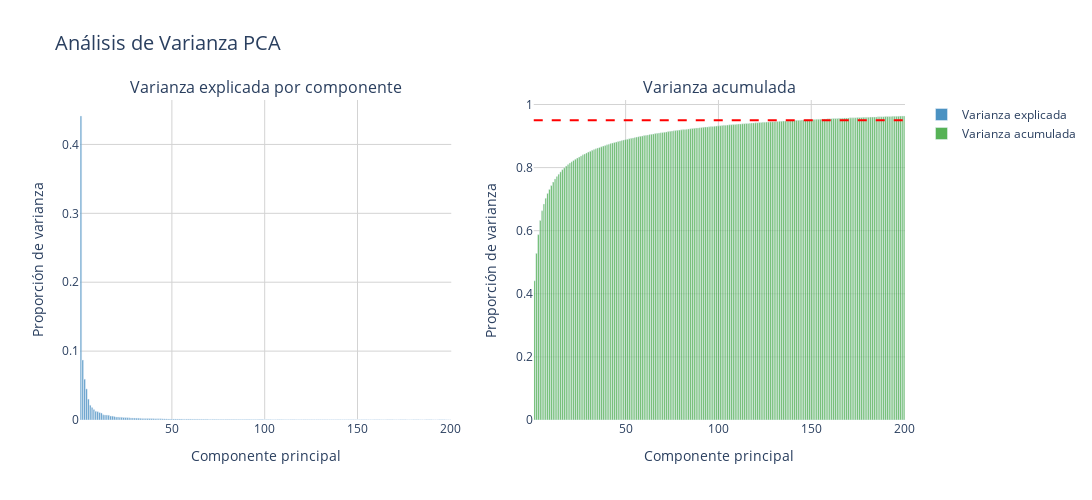

Notebook code cell kept with this figure:
### Code cell
import plotly.express as px
import plotly.graph_objects as go
from plotly.subplots import make_subplots
import pandas as pd

# Obtener varianzas
var_explicada = X_train_pca.explained_variance_ratio_ 
var_acumulada = np.cumsum(var_explicada)

# Crear DataFrames para Plotly
df_var_explicada = pd.DataFrame({
    'Componente': range(1, len(var_explicada)+1),
    'Varianza': var_explicada
})

df_var_acumulada = pd.DataFrame({
    'Componente': range(1, len(var_acumulada)+1),
    'Varianza': var_acumulada
})

# Crear subplots usando Plotly Express
fig = make_subplots(rows=1, cols=2, subplot_titles=('Varianza explicada por componente', 'Varianza acumulada'))

# Varianza explicada
fig.add_trace(
    go.Bar(
        x=df_var_explicada['Componente'], 
        y=df_var_explicada['Varianza'], 
        name='Varianza explicada',
        marker_color='#1f77b4',  # Azul más oscuro
        opacity=0.8
    ),
    row=1, col=1
)

# Varianza acumulada
fig.add_trace(
    go.Bar(
        x=df_var_acumulada['Componente'], 
        y=df_var_acumulada['Varianza'], 
        name='Varianza acumulada',
        marker_color='#2ca02c',  # Verde más oscuro
        opacity=0.8
    ),
    row=1, col=2
)

# Agregar línea de 95% de varianza
fig.add_hline(
    y=0.95, 
    line_dash="dash", 
    line_color="red",
    line_width=2,
    row=1, 
    col=2
)

# Actualizar layout
fig.update_layout(
    height=500,
    width=1200,
    showlegend=True,
    title_text="Análisis de Varianza PCA",
    title_font_size=20,
    plot_bgcolor='white',
    paper_bgcolor='white',
    xaxis_title="Componente principal",
    yaxis_title="Proporción de varianza",
    xaxis2_title="Componente principal",
    yaxis2_title="Proporción de varianza",
    font=dict(size=12),
    margin=dict(t=100)
)

# Actualizar ejes para mejor visualización
fig.update_xaxes(showgrid=True, gridwidth=1, gridcolor='LightGray')
fig.update_yaxes(showgrid=True, gridwidth=1, gridcolor='LightGray')

fig.show()

### Figure 1 — Plotly figure (JSON) as saved in the notebook; plotly's stock layout.template omitted (floating-point values rounded to 4 significant figures; data arrays with more than 128 entries replaced by an {"elided": "..."} marker saying what was removed)
{"data": [{"marker": {"color": "#1f77b4"}, "name": "Varianza explicada", "opacity": 0.8, "type": "bar", "x": {"elided": "200 int values"}, "xaxis": "x", "y": {"elided": "200 float values"}, "yaxis": "y"}, {"marker": {"color": "#2ca02c"}, "name": "Varianza acumulada", "opacity": 0.8, "type": "bar", "x": {"elided": "200 int values"}, "xaxis": "x2", "y": {"elided": "200 float values"}, "yaxis": "y2"}], "layout": {"annotations": [{"font": {"size": 16}, "showarrow": false, "text": "Varianza explicada por componente", "x": 0.225, "xanchor": "center", "xref": "paper", "y": 1, "yanchor": "bottom", "yref": "paper"}, {"font": {"size": 16}, "showarrow": false, "text": "Varianza acumulada", "x": 0.775, "xanchor": "center", "xref": "paper", "y": 1, "yanchor": "bottom", "yref": "paper"}], "font": {"size": 12}, "height": 500, "margin": {"t": 100}, "paper_bgcolor": "white", "plot_bgcolor": "white", "shapes": [{"line": {"color": "red", "dash": "dash", "width": 2}, "type": "line", "x0": 0, "x1": 1, "xref": "x2 domain", "y0": 0.95, "y1": 0.95, "yref": "y2"}], "showlegend": true, "title": {"font": {"size": 20}, "text": "Análisis de Varianza PCA"}, "width": 1200, "xaxis": {"anchor": "y", "domain": [0, 0.45], "gridcolor": "LightGray", "gridwidth": 1, "showgrid": true, "title": {"text": "Componente principal"}}, "xaxis2": {"anchor": "y2", "domain": [0.55, 1], "gridcolor": "LightGray", "gridwidth": 1, "showgrid": true, "title": {"text": "Componente principal"}}, "yaxis": {"anchor": "x", "domain": [0, 1], "gridcolor": "LightGray", "gridwidth": 1, "showgrid": true, "title": {"text": "Proporción de varianza"}}, "yaxis2": {"anchor": "x2", "domain": [0, 1], "gridcolor": "LightGray", "gridwidth": 1, "showgrid": true, "title": {"text": "Proporción de varianza"}}}}
